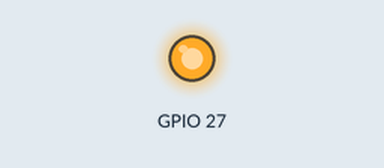
A program run on a simulated Raspberry Pi (BCM pin numbers). Shown: output pins drawn as LEDs (lit = HIGH). At 1.0 s the program stops and its outputs stay as they are.

Above: at 0.1 s.
Timing chart, 0 to 1.6 s (numbered marks = the images above):
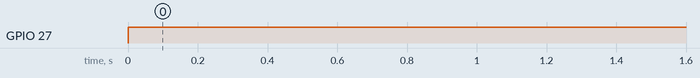

Measured:
- by itself, GPIO 27: LOW → HIGH at 0.00 s

The program:

prendeverde.py
```python
import RPi.GPIO as GPIO #importamos la libreria y cambiamos su nombre por "GPIO"
import time #necesario para los delays

#establecemos el sistema de numeracion que queramos, en mi caso BCM
GPIO.setmode(GPIO.BCM)

#configuramos el pin GPIO17 como una salida
GPIO.setup(27, GPIO.OUT)

#encendemos y apagamos el led 5 veces

GPIO.output(27, GPIO.HIGH)
time.sleep(1)
```
